Frame 1 (no input): blank canvas, image omitted
Frame 60 (the mouse pressed at the canvas centre just before this capture): blank canvas, image omitted
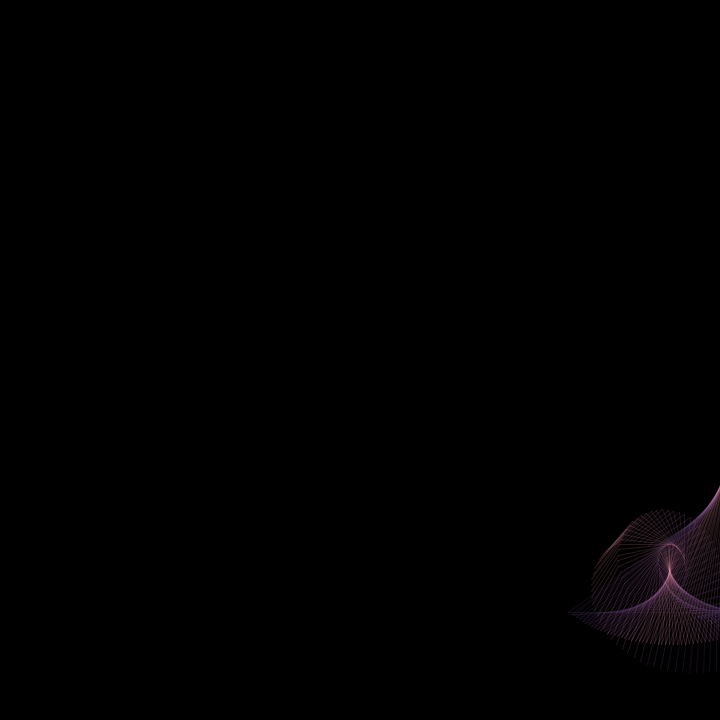
Frame 120 (the mouse held since frame 60 and released just before this capture)

The Processing sketch whose frames 1 and 60 were blank and that drew this single picture after the mouse press (run headless with seeded random() and noise(); from frame 60 on, the mouse is pressed at the canvas centre):

// Processing sketch: processing_153118
// ── processing_153118.pde

/**
 * SKETCH BASE PER ESERCITAZIONE 7
 * Corso di Computer Graphic 2013/14 prof. A. Belluscio
 *
 * Intervenire nelle parti contrassegnate con //++
 * seguendo le indicazioni riportate in:
 * http://www.exframes.net/cgbrera/lezioni/2013/grafica-computazionale
 */
 
//++ Modificare gli otto parametri seguenti
 
float raggio1 = 370;  //  1° segmento
float raggio2 = 180;   //  2° segmento
float raggio3 = 100;   //  3° segmento
float raggio4 = 50;   //  4° segmento
float raggio5 = 50;   //  5° segmento
float raggio6 = 100;   //  6° segmento
float raggio7 = 90;   //  7° segmento 
 
 
float passoAngolo1 = PI/999;  //  1° segmento
float passoAngolo2 = PI/150;  //  2° segmento
float passoAngolo3 = PI/60;   //   3° segmento
float passoAngolo4 = PI/30;    //  4° segmento  
float passoAngolo5 = PI/130;    //  5° segmento  
float passoAngolo6 = PI/120;    //  6° segmento  
float passoAngolo7 = PI/130;    //  7° segmento  



color azzurro = color(260, 160, 170);
color  blu= color(100 ,70, 133);

void setup()
{
  size(720,720);
  stroke(255,100);
  background(0);
  colorMode (HSB,360,100,200);
  frameRate (100); 

  
  
}
 
void draw ()
{
  // Centro dell'area di visualizzazione
  float c0x = 370;
  float c0y = 370;
   
  // Calcola l'estremita' finale del 1° segmento
  float angolo1 = frameCount*passoAngolo1;
  float c1x = c0x + cos(angolo1)*raggio1;
  float c1y = c0y + sin(angolo1)*raggio1;
   
  // Calcola l'estremita' finale del 2° segmento
  float angolo2 = frameCount*passoAngolo2;
  float c2x = c1x + cos(angolo2)*raggio2;
  float c2y = c1y + sin(angolo2)*raggio2;
   
  // Calcola l'estremita' finale del 3° segmento
  float angolo3 = frameCount*passoAngolo3;
  float c3x = c2x + cos(angolo3)*raggio3;
  float c3y = c2y + sin(angolo3)*raggio3;
   
  // Calcola l'estremita' finale del 4° segmento
  float angolo4 = frameCount*passoAngolo4;
  float c4x = c3x + cos(angolo4)*raggio4;
  float c4y = c3y + sin(angolo4)*raggio4;
  
  // Calcola l'estremita' finale del 5° segmento
  float angolo5 = frameCount*passoAngolo5;
  float c5x = c4x + cos(angolo5)*raggio5;
  float c5y = c4y + sin(angolo5)*raggio5;
   
  //++ Calcolare le coordinate cromatiche usando i valori
  //   presenti o ricavati da altre funzioni non randomiche
  color middlecolor = lerpColor (azzurro,blu, cos(angolo4)*0.5+0.5);
  stroke (middlecolor, 40);
 
 
  //++ Impostare il colore dei tre segmenti
  //   eventualmente con colori diversi
   
  // Disegna il 2°, il 3° e il 4° segmento
  line(c1x,c1y, c2x,c2y); 
  line(c2x,c2y, c3x,c3y);
  line(c3x,c3y, c4x,c4y);
  line(c4x,c4y, c5x,c5y);
}
